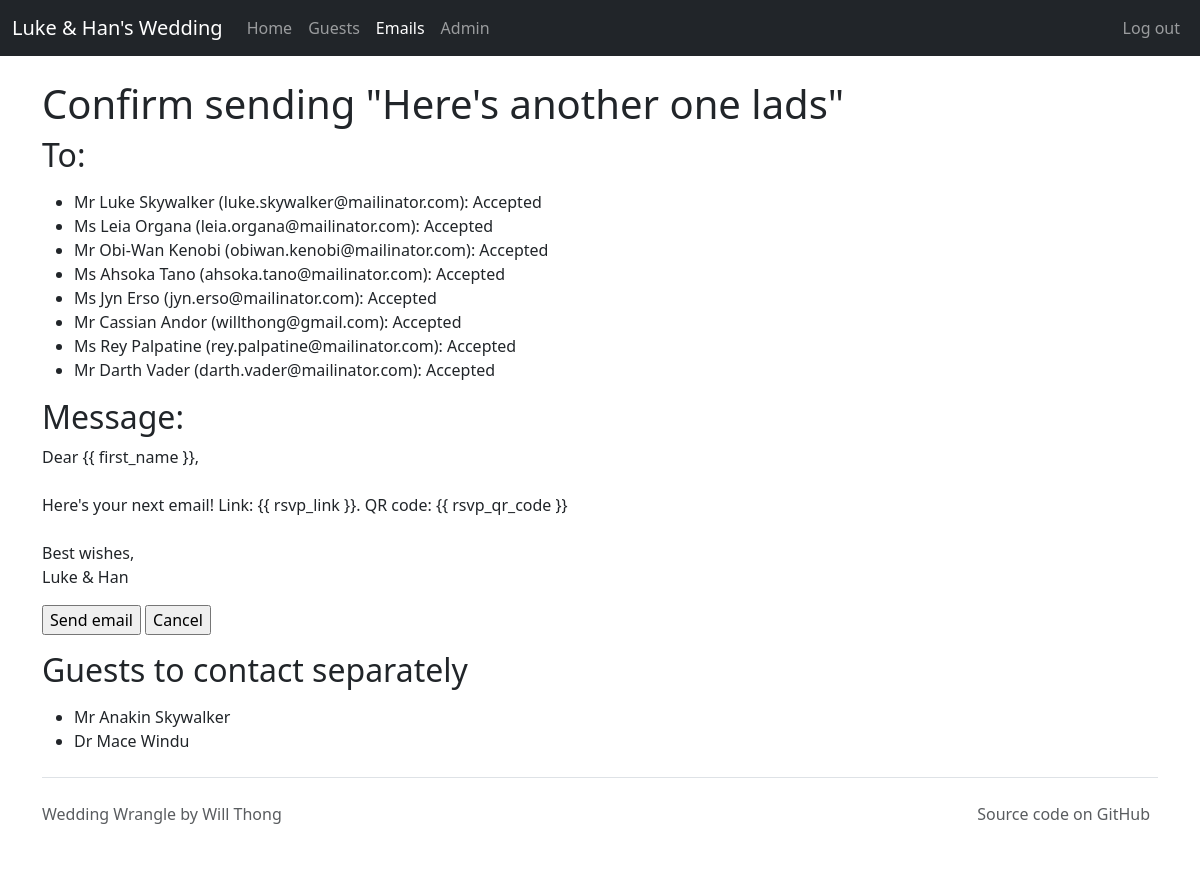
Before: /email/27/email_confirm/ (signed in) with the older database file.
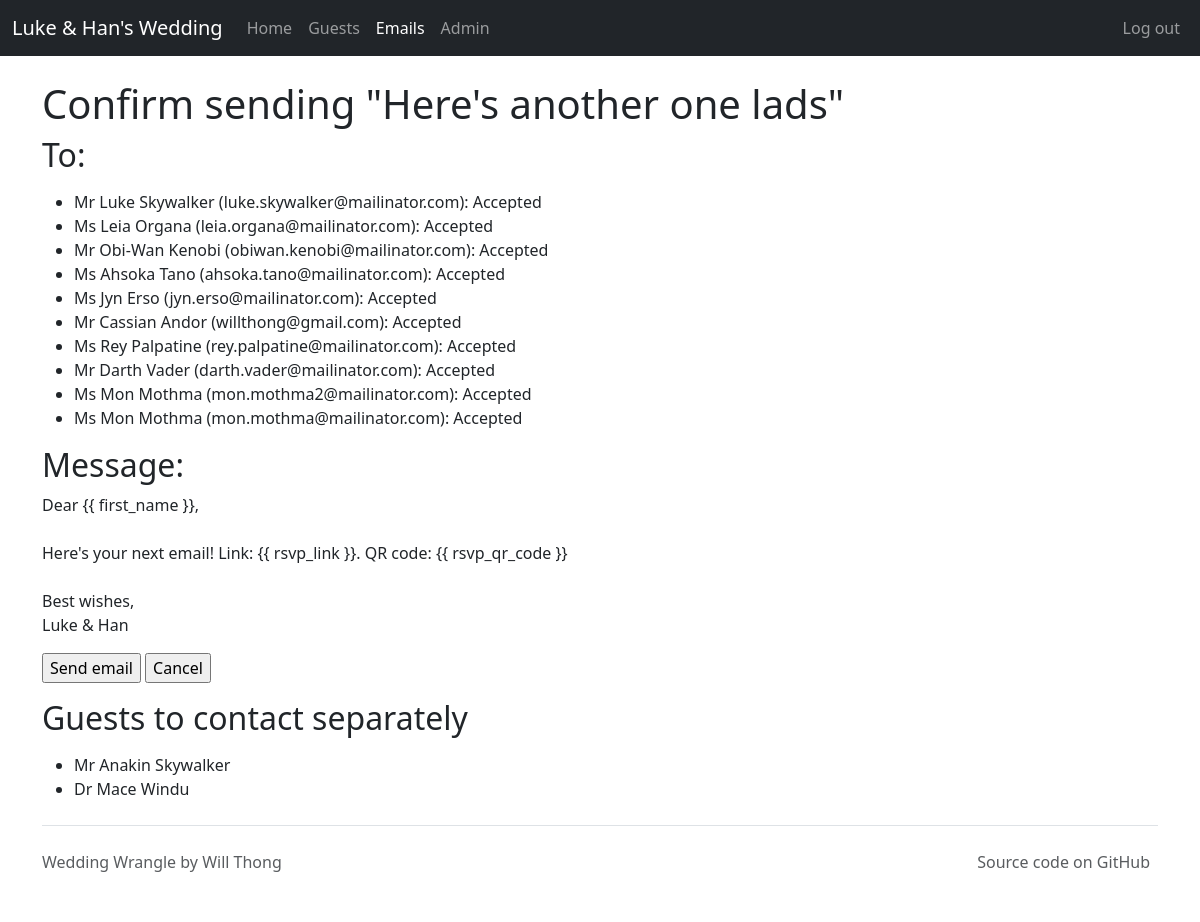
After: the same page with the newer database file.
### weddingwrangle/models.py (models this page shows, shortened)
class Guest(models.Model):
    first_name = models.CharField(max_length=30)
    surname = models.CharField(max_length=30)
    email_address = models.CharField(max_length=50, blank=True)
    rsvp_link = models.CharField(max_length=15, verbose_name="RSVP Link")
    rsvp_qr = models.BinaryField(
        null=True, blank=True, editable=False, verbose_name="RSVP QR"
    )
    title = models.ForeignKey(Title, on_delete=models.CASCADE, related_name="guest")
    position = models.ForeignKey(
        Position, on_delete=models.CASCADE, related_name="guest"
    )
    rsvp_status = models.ForeignKey(
        RSVPStatus,
        on_delete=models.CASCADE,
        related_name="guest",
        verbose_name="RSVP Status",
    )
    partner = models.ForeignKey(
        "self",
        on_delete=models.SET_NULL,
        null=True,
        blank=True,
    )
    dietaries = models.ManyToManyField(Dietary, related_name="guest", blank=True)
    emails = models.ManyToManyField(Email, related_name="guest", blank=True)
    audiences = models.ManyToManyField(Audience, related_name="guest", blank=True)
    created_at = models.DateTimeField(auto_now_add=True)
    updated_at = models.DateTimeField(auto_now=True)
    rsvp_at = models.DateTimeField(blank=True, null=True)
    partner = models.OneToOneField("self", null=True, blank=True, on_delete=models.SET_NULL)

class Title(models.Model):
    name = models.CharField(max_length=10)
    def __str__(self):
        return self.name
    class Meta:
        verbose_name_plural = "Titles"

class RSVPStatus(models.Model):
    name = models.CharField(max_length=11)
    verbose_name = models.CharField(max_length=50)
    def __str__(self):
        return self.name
    class Meta:
        verbose_name = "RSVP Status"
        verbose_name_plural = "RSVP Statuses"

### weddingwrangle/views.py (the view, shortened to what this page needs)
class EmailConfirm(LoginRequiredMixin, UpdateView):
    model = Email
    template_name_suffix = "_confirm"
    success_url = reverse_lazy("email_create")
    fields = "__all__"
    def get_context_data(self, **kwargs):
        context = super().get_context_data(**kwargs)
        context["uncontactable_guests"] = False
        for guest in self.get_object().audience.guest.all():
            if guest.email_address == "":
                context["uncontactable_guests"] = True
        return context

### weddingwrangle/context_processors.py (called while the page is built)
def app_name(request):
    return {"APP_NAME": settings.APP_NAME}

### weddingwrangle/templates/weddingwrangle/email_confirm.html (shortened to what this page needs)
{% extends "base_bootstrap.html" %}
{% load crispy_forms_tags %}
{% block content %}
<h1> Confirm sending "{{ object.subject }}"</h1>
  <h2>
    To:
  </h2>
  <p>
    <ul>
    {% for guest in object.audience.guest.all %}
      {% if guest.email_address %}
        <li>
          {{ guest.title }} {{ guest.first_name }} {{ guest.surname }}
          ({{ guest.email_address }}): {{ guest.rsvp_status }}
        </li>
      {% endif %}
    {% endfor %}
    </ul>
  </p>
  <h2>
    Message:
  </h2>
  <p>
    {{ object.text|linebreaksbr }}
  </p>
    <form action="" method="post" id="email_confirm" enctype="multipart/form-data">
      <input type="submit" value="Send email">
      <input type="submit" value="Cancel"
        onclick="window.location.href='{% url "email_create" %}'; return false;">
    </form>
  {% if uncontactable_guests %}
    <h2>
      Guests to contact separately
    </h2>
    <p>
      <ul>
        {% for guest in object.audience.guest.all %}
          {% if not guest.email_address %}
            <li>
              {{ guest.title }} {{ guest.first_name }} {{ guest.surname }}
            </li>
          {% endif %}
        {% endfor %}
      </ul>
    </p>
  {% endif %}
{% endblock %}

Changed rows visible on the page:
now on this page (row edited): Guest: title "Ms", first_name "Mon", surname "Mothma", email_address "mon.mothma2@mailinator.com", rsvp_status "Accepted", shown under "To:"
now on this page (row edited): Guest: title "Ms", first_name "Mon", surname "Mothma", email_address "mon.mothma@mailinator.com", rsvp_status "Accepted", shown under "To:"
